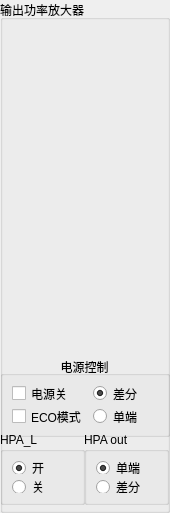
       <widget class="QGroupBox" name="groupBox_28">
        <property name="geometry">
         <rect>
          <x>898</x>
          <y>6</y>
          <width>170</width>
          <height>513</height>
         </rect>
        </property>
        <property name="title">
         <string>输出功率放大器</string>
        </property>
        <widget class="QLabel" name="label_40">
         <property name="geometry">
          <rect>
           <x>0</x>
           <y>32</y>
           <width>170</width>
           <height>340</height>
          </rect>
         </property>
         <property name="text">
          <string/>
         </property>
         <property name="pixmap">
          <pixmap resource="Mic_OP.qrc">:/control/icon/control/HPH.png</pixmap>
         </property>
        </widget>
        <widget class="QGroupBox" name="groupBox_32">
         <property name="geometry">
          <rect>
           <x>0</x>
           <y>356</y>
           <width>170</width>
           <height>81</height>
          </rect>
         </property>
         <property name="title">
          <string>电源控制</string>
         </property>
         <property name="alignment">
          <set>Qt::AlignCenter</set>
         </property>
         <layout class="QGridLayout" name="gridLayout_9">
          <item row="1" column="0">
           <widget class="QCheckBox" name="checkbox_hph_eco">
            <property name="text">
             <string>ECO模式</string>
            </property>
           </widget>
          </item>
          <item row="0" column="0">
           <widget class="QCheckBox" name="checkbox_hph_power">
            <property name="text">
             <string>电源关</string>
            </property>
           </widget>
          </item>
          <item row="0" column="1">
           <widget class="QRadioButton" name="radiobutton_hph_difference">
            <property name="enabled">
             <bool>true</bool>
            </property>
            <property name="text">
             <string>差分</string>
            </property>
            <property name="checked">
             <bool>true</bool>
            </property>
           </widget>
          </item>
          <item row="1" column="1">
           <widget class="QRadioButton" name="radiobutton_hph_singer_ended">
            <property name="enabled">
             <bool>true</bool>
            </property>
            <property name="text">
             <string>单端</string>
            </property>
           </widget>
          </item>
         </layout>
        </widget>
        <widget class="QGroupBox" name="groupBox_50">
         <property name="geometry">
          <rect>
           <x>0</x>
           <y>432</y>
           <width>85</width>
           <height>73</height>
          </rect>
         </property>
         <property name="title">
          <string>HPA_L</string>
         </property>
         <layout class="QVBoxLayout" name="verticalLayout_32">
          <item>
           <widget class="QRadioButton" name="radiobutton_hph_l_on">
            <property name="text">
             <string>开</string>
            </property>
            <property name="checked">
             <bool>true</bool>
            </property>
           </widget>
          </item>
          <item>
           <widget class="QRadioButton" name="radiobutton_hph_l_off">
            <property name="text">
             <string>关</string>
            </property>
           </widget>
          </item>
         </layout>
        </widget>
        <widget class="QGroupBox" name="groupBox_51">
         <property name="geometry">
          <rect>
           <x>84</x>
           <y>432</y>
           <width>85</width>
           <height>73</height>
          </rect>
         </property>
         <property name="title">
          <string>HPA out</string>
         </property>
         <layout class="QVBoxLayout" name="verticalLayout_33">
          <item>
           <widget class="QRadioButton" name="radiobutton_line_in_stereo">
            <property name="text">
             <string>单端</string>
            </property>
            <property name="checked">
             <bool>true</bool>
            </property>
           </widget>
          </item>
          <item>
           <widget class="QRadioButton" name="radiobutton_line_in_mono">
            <property name="text">
             <string>差分</string>
            </property>
           </widget>
          </item>
         </layout>
        </widget>
       </widget>
